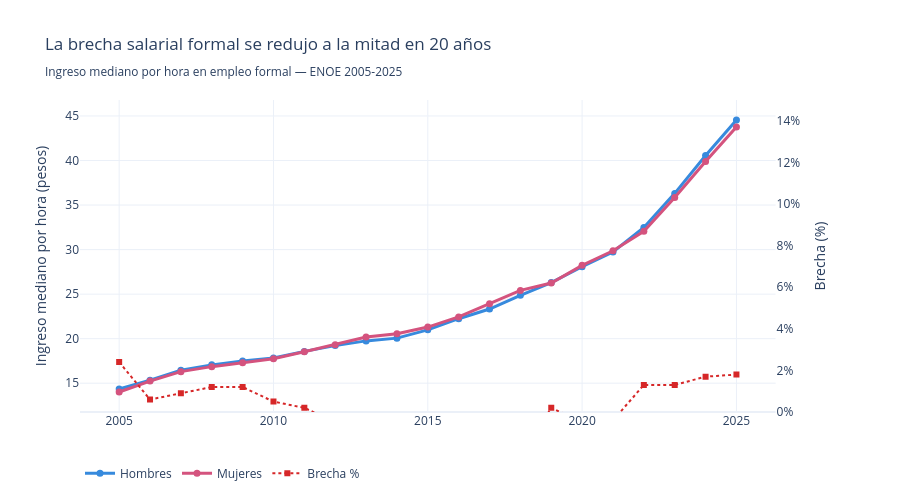

Notebook cell for this chart:
### Code cell
# Calcular serie temporal DF_NO
serie = []
for anio in sorted(df['anio'].unique()):
    b = brecha_grupo(df[df['anio'] == anio])
    serie.append({'anio': anio, 'Hombre': b['ih'], 'Mujer': b['im'], 'brecha': b['brecha']})
df_serie = pd.DataFrame(serie)

fig = make_subplots(specs=[[{'secondary_y': True}]])

# Área de brecha (fondo)
fig.add_trace(go.Scatter(
    x=list(df_serie['anio']) + list(df_serie['anio'][::-1]),
    y=list(df_serie['Hombre']) + list(df_serie['Mujer'][::-1]),
    fill='toself', fillcolor='rgba(212,83,126,0.08)',
    line=dict(color='rgba(255,255,255,0)'),
    hoverinfo='skip', name='Brecha', showlegend=False
), secondary_y=False)

# Líneas H y M
fig.add_trace(go.Scatter(
    x=df_serie['anio'], y=df_serie['Hombre'],
    mode='lines+markers', name='Hombres',
    line=dict(color=COLOR_H, width=3), marker=dict(size=7)
), secondary_y=False)

fig.add_trace(go.Scatter(
    x=df_serie['anio'], y=df_serie['Mujer'],
    mode='lines+markers', name='Mujeres',
    line=dict(color=COLOR_M, width=3), marker=dict(size=7)
), secondary_y=False)

# Brecha % en eje secundario
fig.add_trace(go.Scatter(
    x=df_serie['anio'], y=df_serie['brecha'],
    mode='lines+markers', name='Brecha %',
    line=dict(color=COLOR_ROJO, width=2, dash='dot'),
    marker=dict(size=6, symbol='square')
), secondary_y=True)

fig.update_layout(
    title='La brecha salarial formal se redujo a la mitad en 20 años<br>'
          '<sub>Ingreso mediano por hora en empleo formal — ENOE 2005-2025</sub>',
    template='plotly_white', height=500,
    legend=dict(orientation='h', y=-0.15),
    hovermode='x unified'
)
fig.update_yaxes(title_text='Ingreso mediano por hora (pesos)', secondary_y=False)
fig.update_yaxes(title_text='Brecha (%)', secondary_y=True, range=[0, 15],
                 ticksuffix='%', showgrid=False)

#fig.write_html(RUTA_SALIDA / 'g1_serie_temporal.html', include_plotlyjs='cdn')
fig.show()

### Figure 1 — Plotly figure (JSON) as saved in the notebook; plotly's stock layout.template omitted (floating-point values rounded to 4 significant figures)
{"data": [{"fill": "toself", "fillcolor": "rgba(212,83,126,0.08)", "hoverinfo": "skip", "line": {"color": "rgba(255,255,255,0)"}, "name": "Brecha", "showlegend": false, "type": "scatter", "x": [2005, 2006, 2007, 2008, 2009, 2010, 2011, 2012, 2013, 2014, 2015, 2016, 2017, 2018, 2019, 2020, 2021, 2022, 2023, 2024, 2025, 2025, 2024, 2023, 2022, 2021, 2020, 2019, 2018, 2017, 2016, 2015, 2014, 2013, 2012, 2011, 2010, 2009, 2008, 2007, 2006, 2005], "xaxis": "x", "y": [14.35, 15.33, 16.45, 17.06, 17.49, 17.84, 18.57, 19.22, 19.75, 20.06, 20.99, 22.24, 23.33, 24.87, 26.3, 28.08, 29.74, 32.48, 36.31, 40.56, 44.55, 43.75, 39.89, 35.85, 32.06, 29.87, 28.23, 26.24, 25.42, 23.93, 22.44, 21.3, 20.56, 20.18, 19.32, 18.53, 17.75, 17.29, 16.86, 16.3, 15.24, 14.01], "yaxis": "y"}, {"line": {"color": "#378ADD", "width": 3}, "marker": {"size": 7}, "mode": "lines+markers", "name": "Hombres", "type": "scatter", "x": [2005, 2006, 2007, 2008, 2009, 2010, 2011, 2012, 2013, 2014, 2015, 2016, 2017, 2018, 2019, 2020, 2021, 2022, 2023, 2024, 2025], "xaxis": "x", "y": [14.35, 15.33, 16.45, 17.06, 17.49, 17.84, 18.57, 19.22, 19.75, 20.06, 20.99, 22.24, 23.33, 24.87, 26.3, 28.08, 29.74, 32.48, 36.31, 40.56, 44.55], "yaxis": "y"}, {"line": {"color": "#D4537E", "width": 3}, "marker": {"size": 7}, "mode": "lines+markers", "name": "Mujeres", "type": "scatter", "x": [2005, 2006, 2007, 2008, 2009, 2010, 2011, 2012, 2013, 2014, 2015, 2016, 2017, 2018, 2019, 2020, 2021, 2022, 2023, 2024, 2025], "xaxis": "x", "y": [14.01, 15.24, 16.3, 16.86, 17.29, 17.75, 18.53, 19.32, 20.18, 20.56, 21.3, 22.44, 23.93, 25.42, 26.24, 28.23, 29.87, 32.06, 35.85, 39.89, 43.75], "yaxis": "y"}, {"line": {"color": "#d62728", "dash": "dot", "width": 2}, "marker": {"size": 6, "symbol": "square"}, "mode": "lines+markers", "name": "Brecha %", "type": "scatter", "x": [2005, 2006, 2007, 2008, 2009, 2010, 2011, 2012, 2013, 2014, 2015, 2016, 2017, 2018, 2019, 2020, 2021, 2022, 2023, 2024, 2025], "xaxis": "x", "y": [2.4, 0.6, 0.9, 1.2, 1.2, 0.5, 0.2, -0.5, -2.2, -2.5, -1.5, -0.9, -2.6, -2.2, 0.2, -0.5, -0.4, 1.3, 1.3, 1.7, 1.8], "yaxis": "y2"}], "layout": {"height": 500, "hovermode": "x unified", "legend": {"orientation": "h", "y": -0.15}, "title": {"text": "La brecha salarial formal se redujo a la mitad en 20 años<br><sub>Ingreso mediano por hora en empleo formal — ENOE 2005-2025</sub>"}, "xaxis": {"anchor": "y", "domain": [0, 0.94]}, "yaxis": {"anchor": "x", "domain": [0, 1], "title": {"text": "Ingreso mediano por hora (pesos)"}}, "yaxis2": {"anchor": "x", "overlaying": "y", "range": [0, 15], "showgrid": false, "side": "right", "ticksuffix": "%", "title": {"text": "Brecha (%)"}}}}
